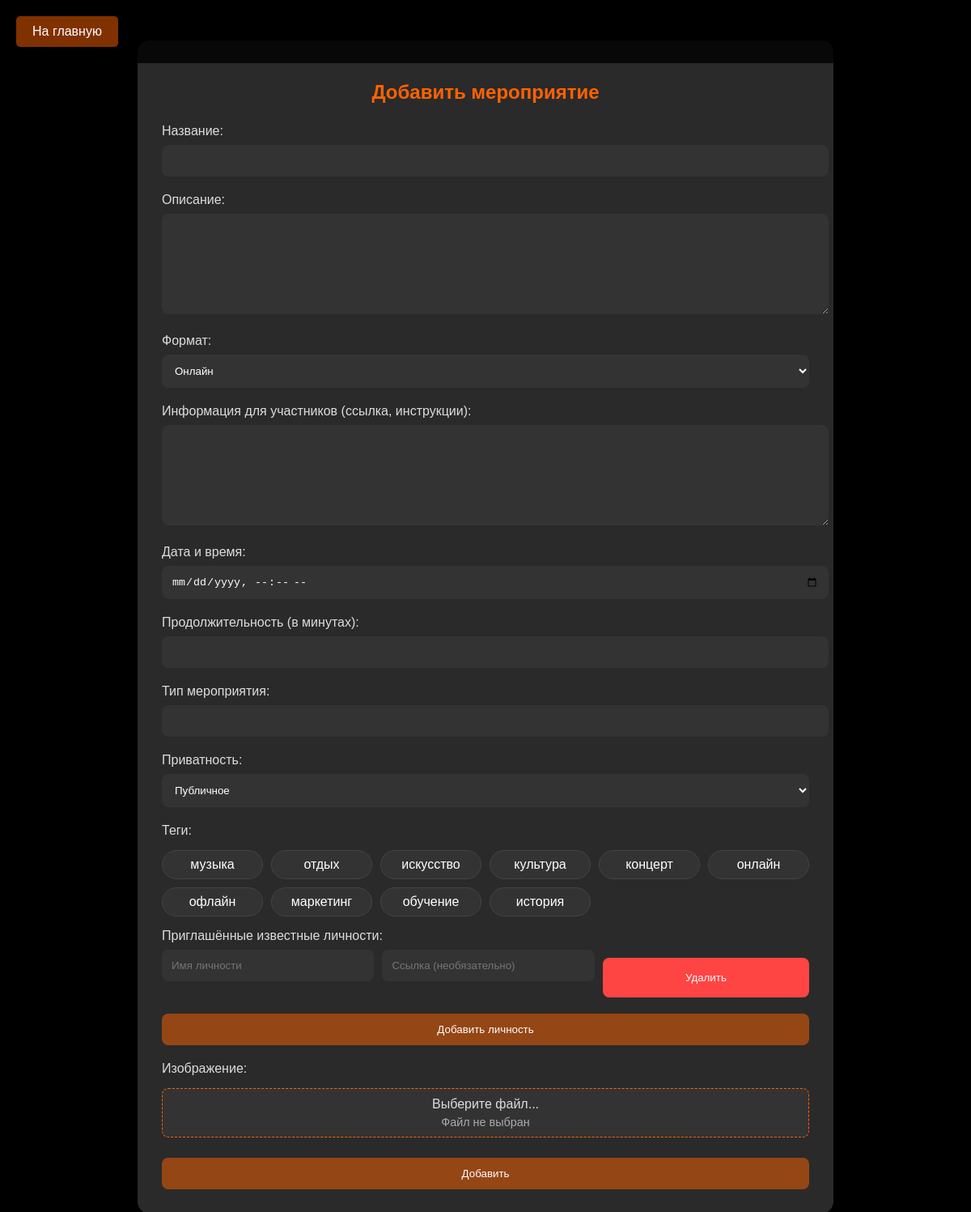
Page /add_event (signed in) on the committed database.
### app/app.py (models this page shows)
class Tag(db.Model):
    id = db.Column(db.Integer, primary_key=True)
    name = db.Column(db.String(50), unique=True, nullable=False)

### app/app.py (the view, shortened to what this page needs)
@app.route('/add_event', methods=['GET', 'POST'])
def add_event():
    if 'username' not in session:
        return redirect(url_for('home'))
    user = User.query.filter_by(username=session['username']).first()
    if not user or user.role == 'participant' or user.validation:
        return redirect(url_for('home'))
    tags = Tag.query.all()
    return render_template('add_event.html', tags=tags)

### app/app.py (called while the page is built, shortened)
@app.before_request
def make_session_permanent():
    session.permanent = True

@app.context_processor
def inject_nearby_status():
    return {'nearby_filter_active': 'nearby' in request.args}

@app.context_processor
def inject_validation_counts():
    return {}

@app.context_processor
def inject_friend_requests_count():
    if 'username' in session:
        user = User.query.filter_by(username=session['username']).first()
        if user:
            pending_requests = Friendship.query.filter_by(
                friend_id=user.id,
                status='pending'
            ).count()
            return {'pending_friend_requests': pending_requests}
    return {}

@app.context_processor
def inject_user():
    if 'username' in session:
        user = User.query.filter_by(username=session['username']).first()
        return {'current_user': user}
    return {}

### app/templates/add_event.html (shortened to what this page needs)
<!DOCTYPE html>
<html>
<head>
    <link rel="stylesheet" href="{{ url_for('static', filename='styles.css') }}">
    <link rel="stylesheet" href="https://unpkg.com/leaflet@1.7.1/dist/leaflet.css" />
</head>
<body>
    <div class="header">
        <a href="{{ url_for('home') }}" class="menu-btn">На главную</a>
    </div>
    <div class="auth-container">
        <h2>Добавить мероприятие</h2>
        <form method="POST" enctype="multipart/form-data">
            <label>Название:</label>
            <input class="search-input" type="text" name="title" required>
            <label>Описание:</label>
            <textarea class="search-input" name="description" required style="min-height: 100px;"></textarea>
            <label>Формат:</label>
            <select class="search-input" name="format" required onchange="toggleFormatFields(this.value)">
                <option value="online">Онлайн</option>
            </select>
            <div class="online-field" style="display: none;">
                <label>Информация для участников (ссылка, инструкции):</label>
                <textarea class="search-input" name="online_info" style="min-height: 100px;"></textarea>
            </div>
            <label>Дата и время:</label>
            <input class="search-input"
                   type="datetime-local"
                   name="date_time"
                   required
                   title="Дата должна быть между сегодня и 5 годами вперед">
            <label>Продолжительность (в минутах):</label>
            <input class="search-input"
                   type="number"
                   name="duration"
                   required
                   min="1"
                   title="Продолжительность должна быть не менее 1 минуты">
            <label>Тип мероприятия:</label>
            <input class="search-input" type="text" name="event_type" required>
            <label>Приватность:</label>
            <select class="search-input" name="is_private" onchange="togglePasswordField(this.value)">
                <option value="false">Публичное</option>
            </select>
            <label>Теги:</label>
            <div class="tag-selector" id="tag-selector">
                {% for tag in tags %}
                    <div class="tag-option" data-tag-id="{{ tag.id }}">{{ tag.name }}</div>
                {% endfor %}
            </div>
            <label>Приглашённые известные личности:</label>
            <div id="invited-personalities-container">
            </div>
            <button type="button" onclick="addPersonalityField()" class="menu-btn" style="margin-bottom: 20px;">Добавить личность</button>
            <label>Изображение:</label>
            <div class="file-input-container">
                <label class="file-input-label" for="image-upload">
                    Выберите файл...
                    <div class="file-name" id="file-name">Файл не выбран</div>
                </label>
            </div>
            <button type="submit" class="menu-btn">Добавить</button>
        </form>
    </div>
</body>
</html>

### app/static/styles.css (style rules this page uses)
body { margin: 0; padding: 0; background: #000000; color: #ffffff; font-family: Arial, sans-serif; }
.header { background: rgba(0, 0, 0, 0.8); padding: 20px; display: flex; align-items: center; justify-content: space-between; position: fixed; width: 100%; top: 0; z-index: 1000; }
.menu-btn { padding: 10px 20px; background: rgba(255, 98, 0, 0.5); border: none; color: white; cursor: pointer; border-radius: 5px; transition: background 0.3s ease; text-decoration: none; }
.search-input { padding: 8px; background: #333333; border: none; color: white; border-radius: 5px; }
.header .menu-btn:last-child { margin-right: 50px; }

### app/templates/add_event.html (style rules this page uses)
.auth-container { background: #2a2a2a; border-radius: 15px; padding: 30px; max-width: 800px; margin: 50px auto; box-shadow: 0 0 20px rgba(0,0,0,0.5); }
.auth-container h2 { text-align: center; margin-bottom: 25px; color: #ff6200; }
.auth-container label { display: block; margin-bottom: 8px; color: #ddd; }
.auth-container .search-input { width: 100%; margin-bottom: 20px; padding: 12px; border-radius: 8px; }
.auth-container .menu-btn { width: 100%; padding: 12px; margin-top: 10px; border-radius: 8px; }
.tag-selector { display: grid; grid-template-columns: repeat(auto-fill, minmax(120px, 1fr)); gap: 10px; margin: 15px 0; }
.tag-option { padding: 8px 12px; background: #333; border-radius: 20px; cursor: pointer; text-align: center; transition: all 0.3s; border: 1px solid #444; }
.file-input-container { position: relative; margin: 15px 0; }
.file-input-label { display: block; padding: 10px; background: #333; border: 1px dashed #ff6200; border-radius: 8px; text-align: center; cursor: pointer; transition: all 0.3s; }
.file-name { margin-top: 5px; font-size: 0.9em; color: #aaa; }

### rows in the picture
Tag: name "музыка"
Tag: name "отдых"
Tag: name "искусство"
Tag: name "культура"
Tag: name "концерт"
Tag: name "онлайн"
Tag: name "офлайн"
Tag: name "маркетинг"
Tag: name "обучение"
Tag: name "история"
